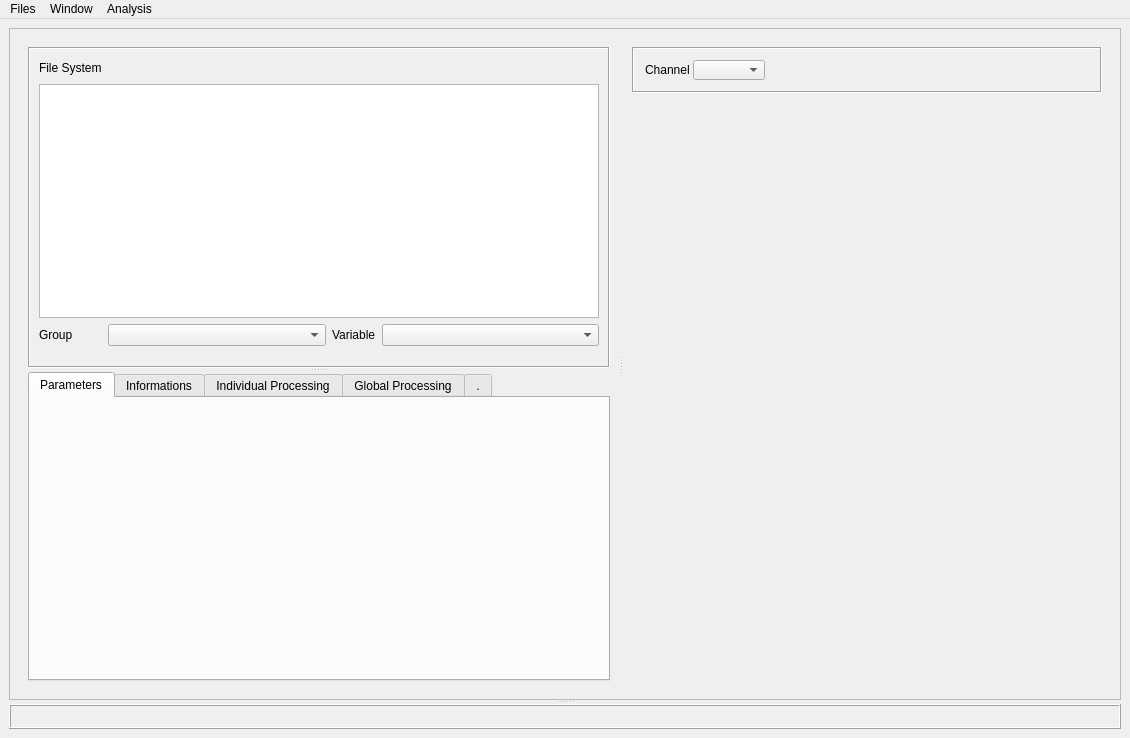
<?xml version="1.0" encoding="UTF-8"?>
<ui version="4.0">
 <class>MainWindow</class>
 <widget class="QMainWindow" name="MainWindow">
  <property name="enabled">
   <bool>true</bool>
  </property>
  <property name="geometry">
   <rect>
    <x>0</x>
    <y>0</y>
    <width>1130</width>
    <height>738</height>
   </rect>
  </property>
  <property name="sizePolicy">
   <sizepolicy hsizetype="MinimumExpanding" vsizetype="MinimumExpanding">
    <horstretch>0</horstretch>
    <verstretch>0</verstretch>
   </sizepolicy>
  </property>
  <property name="windowTitle">
   <string>MainWindow</string>
  </property>
  <property name="autoFillBackground">
   <bool>true</bool>
  </property>
  <widget class="QWidget" name="centralwidget">
   <property name="autoFillBackground">
    <bool>true</bool>
   </property>
   <layout class="QGridLayout" name="gridLayout_2">
    <item row="0" column="0">
     <widget class="QSplitter" name="splitter">
      <property name="orientation">
       <enum>Qt::Vertical</enum>
      </property>
      <widget class="QFrame" name="frame_4">
       <property name="frameShape">
        <enum>QFrame::StyledPanel</enum>
       </property>
       <property name="frameShadow">
        <enum>QFrame::Raised</enum>
       </property>
       <layout class="QGridLayout" name="gridLayout_4">
        <item row="0" column="0">
         <widget class="QSplitter" name="splitter_central">
          <property name="orientation">
           <enum>Qt::Horizontal</enum>
          </property>
          <widget class="QFrame" name="frame_left">
           <property name="sizePolicy">
            <sizepolicy hsizetype="Maximum" vsizetype="Preferred">
             <horstretch>30</horstretch>
             <verstretch>0</verstretch>
            </sizepolicy>
           </property>
           <property name="maximumSize">
            <size>
             <width>600</width>
             <height>16777215</height>
            </size>
           </property>
           <property name="frameShape">
            <enum>QFrame::NoFrame</enum>
           </property>
           <property name="frameShadow">
            <enum>QFrame::Raised</enum>
           </property>
           <layout class="QVBoxLayout" name="verticalLayout_3">
            <item>
             <widget class="QSplitter" name="splitter_4">
              <property name="orientation">
               <enum>Qt::Vertical</enum>
              </property>
              <widget class="QFrame" name="frame_fileSystem">
               <property name="frameShape">
                <enum>QFrame::Box</enum>
               </property>
               <property name="frameShadow">
                <enum>QFrame::Sunken</enum>
               </property>
               <property name="midLineWidth">
                <number>0</number>
               </property>
               <layout class="QGridLayout" name="gridLayout">
                <property name="bottomMargin">
                 <number>20</number>
                </property>
                <item row="2" column="0">
                 <widget class="QLabel" name="label_6">
                  <property name="sizePolicy">
                   <sizepolicy hsizetype="Maximum" vsizetype="Preferred">
                    <horstretch>0</horstretch>
                    <verstretch>0</verstretch>
                   </sizepolicy>
                  </property>
                  <property name="text">
                   <string>Group</string>
                  </property>
                 </widget>
                </item>
                <item row="2" column="2" colspan="3">
                 <widget class="QLabel" name="label_7">
                  <property name="sizePolicy">
                   <sizepolicy hsizetype="Maximum" vsizetype="Preferred">
                    <horstretch>0</horstretch>
                    <verstretch>0</verstretch>
                   </sizepolicy>
                  </property>
                  <property name="text">
                   <string>Variable</string>
                  </property>
                 </widget>
                </item>
                <item row="2" column="1">
                 <widget class="QComboBox" name="comboBox_group">
                  <property name="sizePolicy">
                   <sizepolicy hsizetype="MinimumExpanding" vsizetype="Fixed">
                    <horstretch>0</horstretch>
                    <verstretch>0</verstretch>
                   </sizepolicy>
                  </property>
                  <property name="currentIndex">
                   <number>-1</number>
                  </property>
                 </widget>
                </item>
                <item row="0" column="1" colspan="3">
                 <spacer name="horizontalSpacer">
                  <property name="orientation">
                   <enum>Qt::Horizontal</enum>
                  </property>
                  <property name="sizeHint" stdset="0">
                   <size>
                    <width>40</width>
                    <height>20</height>
                   </size>
                  </property>
                 </spacer>
                </item>
                <item row="2" column="5">
                 <widget class="QComboBox" name="comboBox_variable">
                  <property name="sizePolicy">
                   <sizepolicy hsizetype="MinimumExpanding" vsizetype="Fixed">
                    <horstretch>0</horstretch>
                    <verstretch>0</verstretch>
                   </sizepolicy>
                  </property>
                 </widget>
                </item>
                <item row="0" column="0">
                 <widget class="QLabel" name="label_4">
                  <property name="text">
                   <string>File System</string>
                  </property>
                 </widget>
                </item>
                <item row="1" column="0" colspan="6">
                 <widget class="QListWidget" name="listWidget_file">
                  <property name="minimumSize">
                   <size>
                    <width>0</width>
                    <height>0</height>
                   </size>
                  </property>
                 </widget>
                </item>
                <item row="3" column="0" colspan="6">
                 <layout class="QVBoxLayout" name="lcomboBox_globalProcessing"/>
                </item>
               </layout>
              </widget>
              <widget class="QTabWidget" name="tabWidget">
               <property name="sizePolicy">
                <sizepolicy hsizetype="Preferred" vsizetype="Expanding">
                 <horstretch>0</horstretch>
                 <verstretch>0</verstretch>
                </sizepolicy>
               </property>
               <property name="currentIndex">
                <number>0</number>
               </property>
               <widget class="QWidget" name="tab_3">
                <attribute name="title">
                 <string>Parameters</string>
                </attribute>
                <layout class="QVBoxLayout" name="verticalLayout_6">
                 <item>
                  <widget class="QFrame" name="frame_parameters">
                   <property name="frameShape">
                    <enum>QFrame::NoFrame</enum>
                   </property>
                   <property name="frameShadow">
                    <enum>QFrame::Sunken</enum>
                   </property>
                   <layout class="QVBoxLayout" name="verticalLayout_2">
                    <property name="leftMargin">
                     <number>2</number>
                    </property>
                    <property name="topMargin">
                     <number>2</number>
                    </property>
                    <property name="rightMargin">
                     <number>2</number>
                    </property>
                    <property name="bottomMargin">
                     <number>2</number>
                    </property>
                    <item>
                     <layout class="QVBoxLayout" name="layout_parameters"/>
                    </item>
                   </layout>
                  </widget>
                 </item>
                </layout>
               </widget>
               <widget class="QWidget" name="tab_4">
                <attribute name="title">
                 <string>Informations</string>
                </attribute>
                <layout class="QVBoxLayout" name="verticalLayout_9">
                 <item>
                  <widget class="QTreeWidget" name="treeWidget">
                   <column>
                    <property name="text">
                     <string>Labels</string>
                    </property>
                   </column>
                   <column>
                    <property name="text">
                     <string>Data</string>
                    </property>
                   </column>
                  </widget>
                 </item>
                 <item>
                  <widget class="QPushButton" name="pushButton_2">
                   <property name="text">
                    <string>Save</string>
                   </property>
                  </widget>
                 </item>
                </layout>
               </widget>
               <widget class="QWidget" name="tab_2">
                <attribute name="title">
                 <string>Individual Processing</string>
                </attribute>
                <layout class="QVBoxLayout" name="verticalLayout_5">
                 <item>
                  <layout class="QVBoxLayout" name="layout_singleProcessing"/>
                 </item>
                </layout>
               </widget>
               <widget class="QWidget" name="GlobalProcessing">
                <attribute name="title">
                 <string>Global Processing</string>
                </attribute>
                <layout class="QVBoxLayout" name="verticalLayout_8">
                 <item>
                  <layout class="QVBoxLayout" name="layout_globaProcessing"/>
                 </item>
                </layout>
               </widget>
               <widget class="QWidget" name="tab">
                <attribute name="title">
                 <string>.</string>
                </attribute>
                <layout class="QVBoxLayout" name="verticalLayout_4"/>
               </widget>
              </widget>
             </widget>
            </item>
           </layout>
          </widget>
          <widget class="QFrame" name="frame_right">
           <property name="frameShape">
            <enum>QFrame::NoFrame</enum>
           </property>
           <property name="frameShadow">
            <enum>QFrame::Plain</enum>
           </property>
           <layout class="QVBoxLayout" name="verticalLayout_7">
            <item>
             <widget class="QFrame" name="frame_timeline">
              <property name="minimumSize">
               <size>
                <width>0</width>
                <height>45</height>
               </size>
              </property>
              <property name="maximumSize">
               <size>
                <width>16777215</width>
                <height>46</height>
               </size>
              </property>
              <property name="frameShape">
               <enum>QFrame::Box</enum>
              </property>
              <property name="frameShadow">
               <enum>QFrame::Sunken</enum>
              </property>
              <layout class="QHBoxLayout" name="horizontalLayout_2">
               <property name="spacing">
                <number>3</number>
               </property>
               <property name="leftMargin">
                <number>11</number>
               </property>
               <property name="topMargin">
                <number>11</number>
               </property>
               <property name="rightMargin">
                <number>11</number>
               </property>
               <property name="bottomMargin">
                <number>11</number>
               </property>
               <item>
                <widget class="QLabel" name="label_timeline_dim">
                 <property name="text">
                  <string>Channel</string>
                 </property>
                </widget>
               </item>
               <item>
                <widget class="QComboBox" name="comboBox_dim"/>
               </item>
               <item>
                <spacer name="horizontalSpacer_2">
                 <property name="orientation">
                  <enum>Qt::Horizontal</enum>
                 </property>
                 <property name="sizeHint" stdset="0">
                  <size>
                   <width>40</width>
                   <height>20</height>
                  </size>
                 </property>
                </spacer>
               </item>
              </layout>
             </widget>
            </item>
            <item>
             <widget class="QFrame" name="frame_layout_display">
              <property name="sizePolicy">
               <sizepolicy hsizetype="Preferred" vsizetype="Preferred">
                <horstretch>70</horstretch>
                <verstretch>0</verstretch>
               </sizepolicy>
              </property>
              <property name="styleSheet">
               <string notr="true"/>
              </property>
              <property name="frameShape">
               <enum>QFrame::NoFrame</enum>
              </property>
              <property name="frameShadow">
               <enum>QFrame::Sunken</enum>
              </property>
              <layout class="QGridLayout" name="gridLayout_3">
               <property name="leftMargin">
                <number>5</number>
               </property>
               <property name="topMargin">
                <number>5</number>
               </property>
               <property name="rightMargin">
                <number>5</number>
               </property>
               <property name="bottomMargin">
                <number>5</number>
               </property>
               <property name="spacing">
                <number>3</number>
               </property>
              </layout>
             </widget>
            </item>
           </layout>
          </widget>
         </widget>
        </item>
       </layout>
      </widget>
      <widget class="QFrame" name="frame_3">
       <property name="sizePolicy">
        <sizepolicy hsizetype="Preferred" vsizetype="Maximum">
         <horstretch>0</horstretch>
         <verstretch>0</verstretch>
        </sizepolicy>
       </property>
       <property name="frameShape">
        <enum>QFrame::Box</enum>
       </property>
       <property name="frameShadow">
        <enum>QFrame::Raised</enum>
       </property>
       <layout class="QVBoxLayout" name="verticalLayout">
        <item>
         <layout class="QVBoxLayout" name="layout_log"/>
        </item>
       </layout>
      </widget>
     </widget>
    </item>
   </layout>
  </widget>
  <widget class="QMenuBar" name="menuBar">
   <property name="geometry">
    <rect>
     <x>0</x>
     <y>0</y>
     <width>1130</width>
     <height>17</height>
    </rect>
   </property>
   <widget class="QMenu" name="menufiles">
    <property name="title">
     <string>Files</string>
    </property>
    <addaction name="actionLoad"/>
    <addaction name="actionRemove"/>
   </widget>
   <widget class="QMenu" name="menuWindow">
    <property name="title">
     <string>Window</string>
    </property>
    <widget class="QMenu" name="menuLayout">
     <property name="title">
      <string>Layout</string>
     </property>
     <addaction name="action1_windows"/>
     <addaction name="action2_windows"/>
     <addaction name="action3_windows"/>
     <addaction name="action4_windows"/>
    </widget>
    <widget class="QMenu" name="menuNew">
     <property name="title">
      <string>New +</string>
     </property>
     <addaction name="actiontype_1"/>
     <addaction name="actiontype_2"/>
     <addaction name="actiontype_3"/>
     <addaction name="actiontype_4"/>
    </widget>
    <addaction name="menuNew"/>
    <addaction name="menuLayout"/>
   </widget>
   <widget class="QMenu" name="menuAnalysis">
    <property name="title">
     <string>Analysis</string>
    </property>
    <addaction name="actionRun_Analysis"/>
    <addaction name="actionOpen_Analysis"/>
   </widget>
   <addaction name="menufiles"/>
   <addaction name="menuWindow"/>
   <addaction name="menuAnalysis"/>
  </widget>
  <action name="actionLoad">
   <property name="text">
    <string>Load</string>
   </property>
  </action>
  <action name="actionNew">
   <property name="text">
    <string>Create New</string>
   </property>
  </action>
  <action name="actionRun_Analysis">
   <property name="text">
    <string>Run Analysis</string>
   </property>
  </action>
  <action name="action1_windows">
   <property name="text">
    <string>1 window</string>
   </property>
  </action>
  <action name="action2_windows">
   <property name="text">
    <string>2 windows</string>
   </property>
  </action>
  <action name="action3_windows">
   <property name="text">
    <string>3 windows</string>
   </property>
  </action>
  <action name="action4_windows">
   <property name="text">
    <string>4 windows</string>
   </property>
  </action>
  <action name="actiontype_1">
   <property name="text">
    <string>type 1</string>
   </property>
  </action>
  <action name="actiontype_2">
   <property name="text">
    <string>type 2</string>
   </property>
  </action>
  <action name="actiontype_3">
   <property name="text">
    <string>type 3</string>
   </property>
  </action>
  <action name="actiontype_4">
   <property name="text">
    <string>type 4</string>
   </property>
  </action>
  <action name="actionManage">
   <property name="text">
    <string>Manage</string>
   </property>
  </action>
  <action name="actionOpen_Analysis">
   <property name="text">
    <string>Open Analysis</string>
   </property>
  </action>
  <action name="actionApply">
   <property name="text">
    <string>Apply</string>
   </property>
  </action>
  <action name="actionRemove">
   <property name="text">
    <string>Remove all</string>
   </property>
  </action>
 </widget>
 <resources/>
 <connections/>
</ui>
